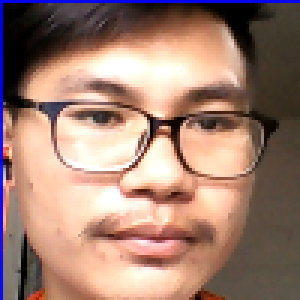
#> input picture image/1/face1.bmp, 100 x 100 px, found by its file name (shown 3 times larger)
$ python img2arr.py
#> lines starting #> are read from the running program, lines starting #| are printed output that depends on the picture; pictures that were not available may be replaced by others from this repository, and a replacement may not be noted
from PIL import Image
import numpy as np

def img2array(original):
	img=original.convert('L')
	ndarr = np.array(img.getdata())
	return ndarr


original=Image.open("face1.bmp")
#> original is the input picture: PIL image 100x100 RGB; mean R, G, B 160.6, 127.6, 113.8
arr = img2array(original)
#> in img2array, `img=original.convert('L')`:
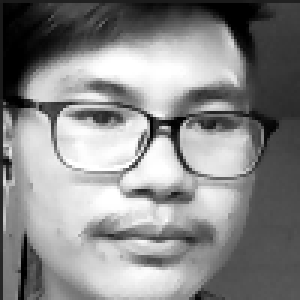
#> img: PIL image 100x100 L (shown 3 times larger); min 0, max 255, mean 135.9
#> in img2array, `ndarr = np.array(img.getdata())`: ndarr = 10000 values, max 255 at index 2037, min 0 at index 109, mean 135.9
#> arr has the same summary as ndarr in img2array
X = np.array([arr])
imgarr = np.array(X)


for num in range(1,100):
    file_name = 'face'+str(num)+'.bmp'
    original=Image.open(file_name)
    arr = img2array(original)
    X = np.array([arr])
    imgarr = np.concatenate((imgarr,X))
#> pass 2 of the loop `for num in range(1,100):`:
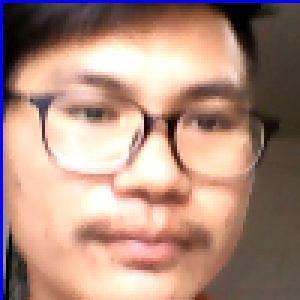
#> input picture image/1/face2.bmp, 100 x 100 px, found by its file name (shown 3 times larger)
#> original is the input picture: PIL image 100x100 RGB; mean R, G, B 173.7, 139.8, 125.3
#> in img2array (call 3), `img=original.convert('L')`:
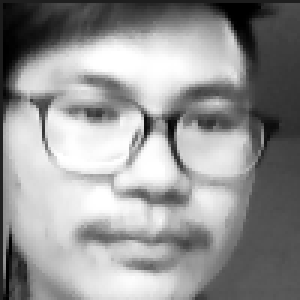
#> img: PIL image 100x100 L (shown 3 times larger); min 0, max 255, mean 148.3
#> ndarr = 10000 values, max 255 at index 1737, min 0 at index 173, mean 148.3
#> `arr = img2array(original)`: arr has the same summary as ndarr in img2array
#> pass 3 of the loop `for num in range(1,100):`:
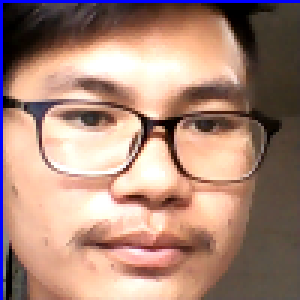
#> input picture image/1/face10.bmp, 100 x 100 px, given in place of face3.bmp, which was not available (shown 3 times larger)
#> original is the input picture: PIL image 100x100 RGB; mean R, G, B 168.6, 134.5, 120.2
#> in img2array (call 4), `img=original.convert('L')`:
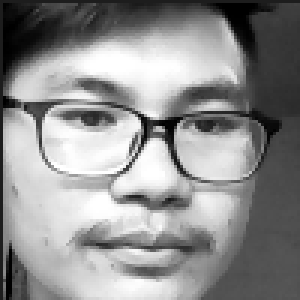
#> img: PIL image 100x100 L (shown 3 times larger); min 0, max 255, mean 143.1
#> ndarr = 10000 values, max 255 at index 1840, min 0 at index 174, mean 143.1
#> `arr = img2array(original)`: arr has the same summary as ndarr in img2array
#> (the run stopped early here; a loop or call above may not have finished)
